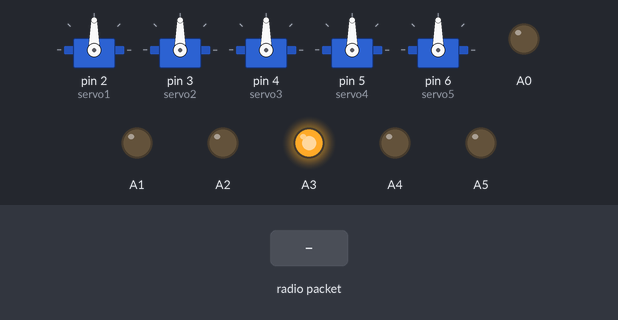
Simulated run of this sketch. Board: Arduino Uno, built with avr-gcc and run on an emulated ATmega328P. On the bench: 5 × servo, output pins drawn as LEDs (lit = HIGH). The inputs (shaded band) are chosen by the test bench. No radio packets arrive unless stated; what the sketch prints to the serial monitor is not drawn.

Above: at 1.2 s.
1.3 s: radio packet "1" arrives
At 1.7 s:
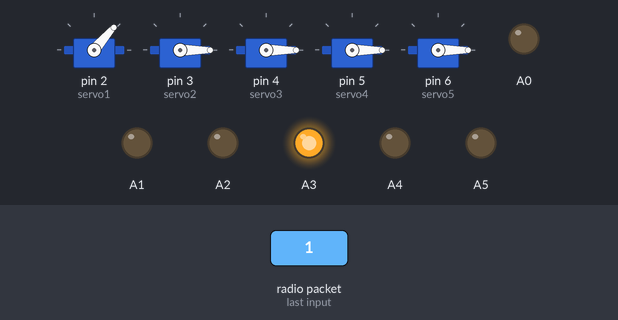
2.8 s: radio packet "0" arrives
At 4.2 s:
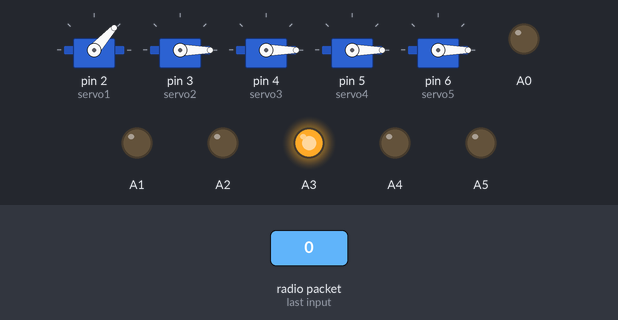
Timing chart, 0 to 5.8 s (numbered marks = the images above; inputs shaded):
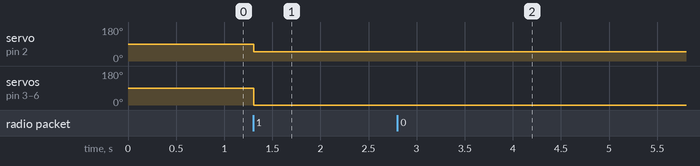

The sketch:

Receiver.ino
```cpp
#include <GyverTimers.h>


/*
* Getting Started example sketch for nRF24L01+ radios
* This is a very basic example of how to send data from one node to another
* Updated: Dec 2014 by TMRh20
*/

#include <SPI.h>
#include "nRF24L01.h"
#include "RF24.h"
#include "printf.h"
#include <Servo.h>

/* Hardware configuration: Set up nRF24L01 radio on SPI bus plus pins 7 & 8 */
RF24 radio(10, 9);
/**********************************************************/

byte addresses[][5] = {"Comp","Arm0"};

Servo servo1;
Servo servo2;
Servo servo3;
Servo servo4;
Servo servo5;

char pkt[32];
volatile int64_t currStep = 0;
volatile int64_t targStep = 0;

enum MICROSTEP_MODE {
  MS_1 = 0, MS_2 = 1, MS_4 = 2, MS_8 = 3, MS_16 = 7
};

char microstep = MS_4;

void setup() {
  servo1.attach(2);
  servo2.attach(3);
  servo3.attach(4);
  servo4.attach(5);
  servo5.attach(6);
  Serial.begin(57600);
  Serial.println("shiiiiiiiiiiiiiit");
  printf_begin();

  radio.begin();
  radio.setAutoAck(false);

  // Get into standby mode
  radio.startListening();
  radio.stopListening();

  radio.printDetails();

  //radio.openWritingPipe(addresses[1]);
  radio.openReadingPipe(1,addresses[0]);

  // Start the radio listening for data
  radio.startListening();

  pinMode(A0, OUTPUT);
  pinMode(A1, OUTPUT);
  pinMode(A2, OUTPUT);
  pinMode(A3, OUTPUT);
  pinMode(A4, OUTPUT);
  pinMode(A5, OUTPUT);

  digitalWrite(A5, 1);

  digitalWrite(A4, microstep & 0b1);
  digitalWrite(A3, microstep & 0b10);
  digitalWrite(A2, microstep & 0b100);

  Timer0.setPeriod(15000);
  Timer0.enableISR();

  digitalWrite(A5, 0);
}

ISR(TIMER0_A) {
  if(currStep == targStep) return;
  digitalWrite(A0, currStep < targStep);
  if(currStep < targStep) {
    currStep++;
    digitalWrite(A1, 1);
    for(int i = 0; i < 20; i++);
    digitalWrite(A1, 0);
  }
  if(currStep > targStep) {
    currStep--;
    digitalWrite(A1, 1);
    for(int i = 0; i < 20; i++);
    digitalWrite(A1, 0);
  }
}

void loop() {
    delay(50);
    while(radio.available()){
      radio.read(pkt, 32);
      servo1.write((unsigned char)pkt[0]);
      servo2.write((unsigned char)pkt[1]);
      servo3.write((unsigned char)pkt[2]);
      servo4.write((unsigned char)pkt[3]);
      servo5.write((unsigned char)pkt[4]);
      targStep = ((long*)(pkt + 5))[0];
      printf("%d %d %d %d %d %d\n", (unsigned char)pkt[0], (unsigned char)pkt[1], (unsigned char)pkt[2], (unsigned char)pkt[3], (unsigned char)pkt[4], targStep);
   }
}
```

Measured:
- after the input at 1.3 s, servo on pin 2 (servo1): 90° → 49° at once; servo on pin 3 (servo2), servo on pin 4 (servo3), servo on pin 5 (servo4), servo on pin 6 (servo5): 90° → 0° at once
- after the input at 2.8 s, servo on pin 2 (servo1): 49° → 48° at once
